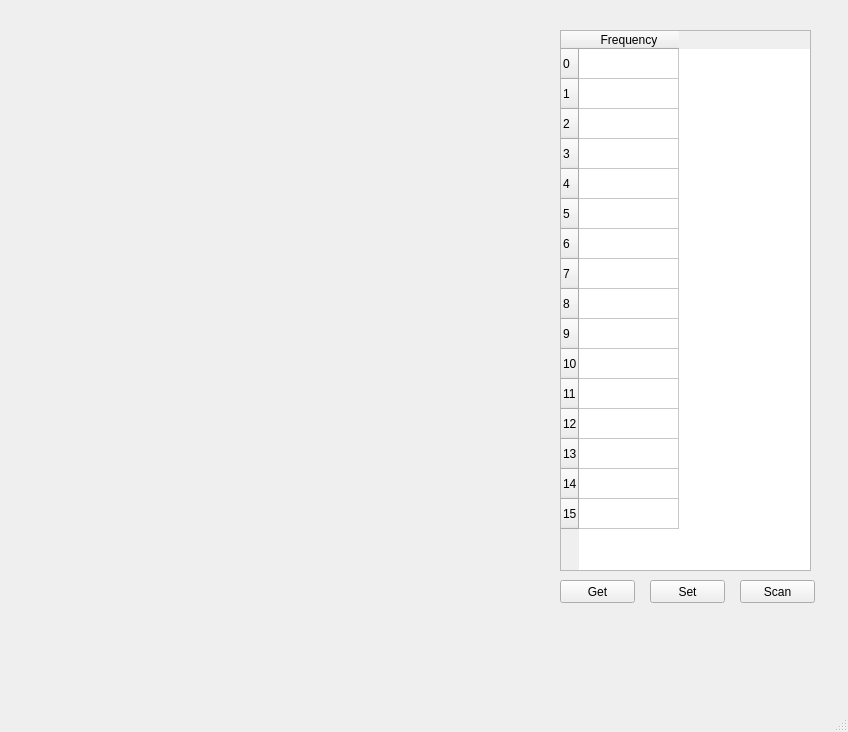
<?xml version="1.0" encoding="UTF-8"?>
<ui version="4.0">
 <class>MainWindow</class>
 <widget class="QMainWindow" name="MainWindow">
  <property name="geometry">
   <rect>
    <x>0</x>
    <y>0</y>
    <width>848</width>
    <height>732</height>
   </rect>
  </property>
  <property name="windowTitle">
   <string>MainWindow</string>
  </property>
  <widget class="QWidget" name="centralwidget">
   <widget class="QTableWidget" name="tableWidget">
    <property name="geometry">
     <rect>
      <x>560</x>
      <y>30</y>
      <width>251</width>
      <height>541</height>
     </rect>
    </property>
    <row>
     <property name="text">
      <string>0</string>
     </property>
    </row>
    <row>
     <property name="text">
      <string>1</string>
     </property>
    </row>
    <row>
     <property name="text">
      <string>2</string>
     </property>
    </row>
    <row>
     <property name="text">
      <string>3</string>
     </property>
    </row>
    <row>
     <property name="text">
      <string>4</string>
     </property>
    </row>
    <row>
     <property name="text">
      <string>5</string>
     </property>
    </row>
    <row>
     <property name="text">
      <string>6</string>
     </property>
    </row>
    <row>
     <property name="text">
      <string>7</string>
     </property>
    </row>
    <row>
     <property name="text">
      <string>8</string>
     </property>
    </row>
    <row>
     <property name="text">
      <string>9</string>
     </property>
    </row>
    <row>
     <property name="text">
      <string>10</string>
     </property>
    </row>
    <row>
     <property name="text">
      <string>11</string>
     </property>
    </row>
    <row>
     <property name="text">
      <string>12</string>
     </property>
    </row>
    <row>
     <property name="text">
      <string>13</string>
     </property>
    </row>
    <row>
     <property name="text">
      <string>14</string>
     </property>
    </row>
    <row>
     <property name="text">
      <string>15</string>
     </property>
    </row>
    <column>
     <property name="text">
      <string>Frequency</string>
     </property>
    </column>
   </widget>
   <widget class="QPushButton" name="pushButton">
    <property name="geometry">
     <rect>
      <x>560</x>
      <y>580</y>
      <width>75</width>
      <height>23</height>
     </rect>
    </property>
    <property name="text">
     <string>Get</string>
    </property>
   </widget>
   <widget class="QPushButton" name="pushButton_2">
    <property name="geometry">
     <rect>
      <x>650</x>
      <y>580</y>
      <width>75</width>
      <height>23</height>
     </rect>
    </property>
    <property name="text">
     <string>Set</string>
    </property>
   </widget>
   <widget class="QPushButton" name="pushButton_3">
    <property name="geometry">
     <rect>
      <x>740</x>
      <y>580</y>
      <width>75</width>
      <height>23</height>
     </rect>
    </property>
    <property name="text">
     <string>Scan</string>
    </property>
   </widget>
  </widget>
  <widget class="QMenuBar" name="menubar">
   <property name="geometry">
    <rect>
     <x>0</x>
     <y>0</y>
     <width>848</width>
     <height>21</height>
    </rect>
   </property>
  </widget>
  <widget class="QStatusBar" name="statusbar"/>
 </widget>
 <resources/>
 <connections/>
</ui>
